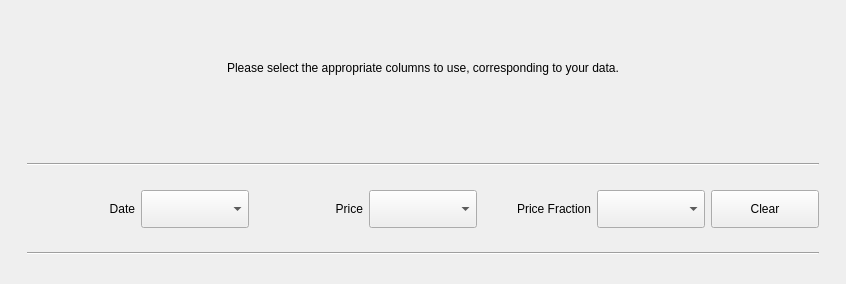
<?xml version="1.0" encoding="UTF-8"?>
<ui version="4.0">
 <class>PricesPage</class>
 <widget class="QWidget" name="PricesPage">
  <property name="geometry">
   <rect>
    <x>0</x>
    <y>0</y>
    <width>846</width>
    <height>284</height>
   </rect>
  </property>
  <property name="sizePolicy">
   <sizepolicy hsizetype="Expanding" vsizetype="Expanding">
    <horstretch>0</horstretch>
    <verstretch>0</verstretch>
   </sizepolicy>
  </property>
  <property name="windowTitle">
   <string>Prices Wizard Page</string>
  </property>
  <layout class="QHBoxLayout" name="horizontalLayout" stretch="1,50,1">
   <item>
    <spacer name="leftSpacer">
     <property name="orientation">
      <enum>Qt::Horizontal</enum>
     </property>
     <property name="sizeHint" stdset="0">
      <size>
       <width>40</width>
       <height>20</height>
      </size>
     </property>
    </spacer>
   </item>
   <item>
    <layout class="QVBoxLayout" name="verticalLayout">
     <item>
      <widget class="QLabel" name="label">
       <property name="sizePolicy">
        <sizepolicy hsizetype="Preferred" vsizetype="Preferred">
         <horstretch>0</horstretch>
         <verstretch>0</verstretch>
        </sizepolicy>
       </property>
       <property name="font">
        <font>
         <weight>50</weight>
         <bold>false</bold>
        </font>
       </property>
       <property name="text">
        <string>Please select the appropriate columns to use, corresponding to your data.
</string>
       </property>
       <property name="alignment">
        <set>Qt::AlignCenter</set>
       </property>
       <property name="wordWrap">
        <bool>true</bool>
       </property>
      </widget>
     </item>
     <item>
      <layout class="QGridLayout" name="gridLayout" columnstretch="0,0,0,0,0,0,0">
       <item row="5" column="0" colspan="7">
        <widget class="Line" name="line_2">
         <property name="sizePolicy">
          <sizepolicy hsizetype="Expanding" vsizetype="Preferred">
           <horstretch>0</horstretch>
           <verstretch>0</verstretch>
          </sizepolicy>
         </property>
         <property name="orientation">
          <enum>Qt::Horizontal</enum>
         </property>
        </widget>
       </item>
       <item row="0" column="0" colspan="7">
        <widget class="Line" name="line_3">
         <property name="sizePolicy">
          <sizepolicy hsizetype="Expanding" vsizetype="Preferred">
           <horstretch>0</horstretch>
           <verstretch>0</verstretch>
          </sizepolicy>
         </property>
         <property name="orientation">
          <enum>Qt::Horizontal</enum>
         </property>
        </widget>
       </item>
       <item row="1" column="5">
        <widget class="QComboBox" name="comboBoxPrc_priceFraction">
         <property name="sizePolicy">
          <sizepolicy hsizetype="Preferred" vsizetype="Preferred">
           <horstretch>0</horstretch>
           <verstretch>0</verstretch>
          </sizepolicy>
         </property>
         <property name="toolTip">
          <string>If necessary, select a fraction/multiplier for compatibility
between imported and stored prices. For instance, if the
import price is in cents but the file is priced in dollars, select 0.01.</string>
         </property>
         <property name="currentIndex">
          <number>-1</number>
         </property>
         <property name="maxVisibleItems">
          <number>5</number>
         </property>
         <item>
          <property name="text">
           <string>0.01</string>
          </property>
         </item>
         <item>
          <property name="text">
           <string>0.10</string>
          </property>
         </item>
         <item>
          <property name="text">
           <string>1</string>
          </property>
         </item>
         <item>
          <property name="text">
           <string>10</string>
          </property>
         </item>
         <item>
          <property name="text">
           <string>100</string>
          </property>
         </item>
        </widget>
       </item>
       <item row="1" column="0">
        <widget class="QLabel" name="labelPrc_date">
         <property name="toolTip">
          <string comment="verb, Select column containing date field">Select column containing date field</string>
         </property>
         <property name="accessibleName">
          <string comment="column containing date field"/>
         </property>
         <property name="text">
          <string>Date</string>
         </property>
         <property name="alignment">
          <set>Qt::AlignRight|Qt::AlignTrailing|Qt::AlignVCenter</set>
         </property>
        </widget>
       </item>
       <item row="1" column="2">
        <widget class="QLabel" name="labelPrc_price">
         <property name="enabled">
          <bool>true</bool>
         </property>
         <property name="maximumSize">
          <size>
           <width>16777215</width>
           <height>16777215</height>
          </size>
         </property>
         <property name="accessibleName">
          <string comment="column containing price field"/>
         </property>
         <property name="text">
          <string>Price</string>
         </property>
         <property name="alignment">
          <set>Qt::AlignRight|Qt::AlignTrailing|Qt::AlignVCenter</set>
         </property>
        </widget>
       </item>
       <item row="1" column="1">
        <widget class="QComboBox" name="comboBoxPrc_dateCol">
         <property name="sizePolicy">
          <sizepolicy hsizetype="Preferred" vsizetype="Preferred">
           <horstretch>0</horstretch>
           <verstretch>0</verstretch>
          </sizepolicy>
         </property>
         <property name="toolTip">
          <string>Select column containing date field.</string>
         </property>
         <property name="maxVisibleItems">
          <number>12</number>
         </property>
        </widget>
       </item>
       <item row="1" column="3">
        <widget class="QComboBox" name="comboBoxPrc_priceCol">
         <property name="sizePolicy">
          <sizepolicy hsizetype="Preferred" vsizetype="Preferred">
           <horstretch>0</horstretch>
           <verstretch>0</verstretch>
          </sizepolicy>
         </property>
         <property name="toolTip">
          <string>Select column containing price field.</string>
         </property>
         <property name="maxVisibleItems">
          <number>12</number>
         </property>
        </widget>
       </item>
       <item row="1" column="4">
        <widget class="QLabel" name="labelPrc_priceFraction">
         <property name="maximumSize">
          <size>
           <width>16777215</width>
           <height>16777215</height>
          </size>
         </property>
         <property name="accessibleName">
          <string comment="noun, conversion factor to align pricing in the imported file with KMM's internal prices."/>
         </property>
         <property name="text">
          <string comment="noun, conversion fraction/multiplier to use to make compatible the csv pricing with KMM pricing.">Price Fraction</string>
         </property>
         <property name="alignment">
          <set>Qt::AlignRight|Qt::AlignTrailing|Qt::AlignVCenter</set>
         </property>
        </widget>
       </item>
       <item row="1" column="6">
        <widget class="QPushButton" name="button_clear">
         <property name="sizePolicy">
          <sizepolicy hsizetype="Preferred" vsizetype="Preferred">
           <horstretch>0</horstretch>
           <verstretch>0</verstretch>
          </sizepolicy>
         </property>
         <property name="toolTip">
          <string>Clear selected column entries.</string>
         </property>
         <property name="text">
          <string comment="verb, to clear selected columns">Clear</string>
         </property>
        </widget>
       </item>
      </layout>
     </item>
    </layout>
   </item>
   <item>
    <spacer name="rightSpacer">
     <property name="orientation">
      <enum>Qt::Horizontal</enum>
     </property>
     <property name="sizeHint" stdset="0">
      <size>
       <width>40</width>
       <height>20</height>
      </size>
     </property>
    </spacer>
   </item>
  </layout>
 </widget>
 <resources/>
 <connections/>
</ui>
